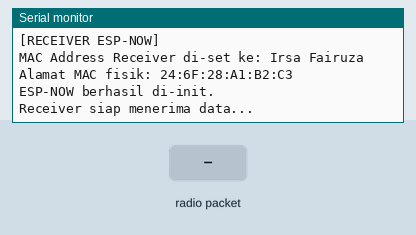
Recording of a program running on a simulated ESP32. On the bench: the last lines printed to the serial monitor. The test bench sets the inputs (shaded band).

Above: at 1.2 s.
1.3 s: radio packet "1" arrives
At 2.5 s:
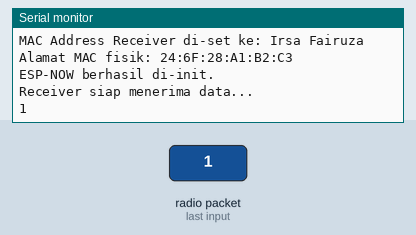
2.8 s: radio packet "0" arrives
At 3.8 s:
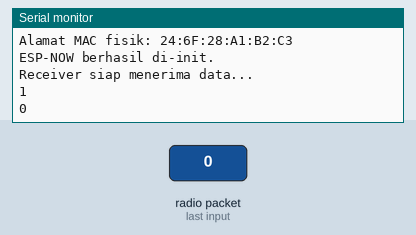
4.3 s: radio packet "2" arrives
At 5.0 s:
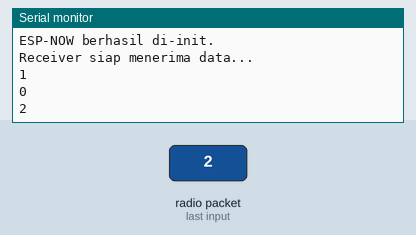

The program:

main.cpp
```cpp
#include <Arduino.h>
#include <EEPROM.h>
#include <WiFi.h>
#include <esp_err.h>
#include <esp_now.h>
#include <esp_wifi.h>

#define MAC_ADDRESS_LENGTH 6
#define MAC_ADDRESS_TOTAL 12

uint8_t mac_addresses[MAC_ADDRESS_TOTAL][MAC_ADDRESS_LENGTH] = {
    {0x24, 0x0A, 0xC4, 0x0A, 0x10, 0x10},  // Fauzan Firdaus
    {0x24, 0x0A, 0xC4, 0x0A, 0x10, 0x11},  // Africha Sekar wangi
    {0x24, 0x0A, 0xC4, 0x0A, 0x11, 0x10},  // Rafaina Erin Sadia
    {0x24, 0x0A, 0xC4, 0x0A, 0x11, 0x11},  // Antonius Michael Yordanis Hartono
    {0x24, 0x0A, 0xC4, 0x0A, 0x12, 0x10},  // Dinda Sofi Azzahro
    {0x24, 0x0A, 0xC4, 0x0A, 0x12, 0x11},  // Muhammad Fahmi Ilmi
    {0x24, 0x0A, 0xC4, 0x0A, 0x13, 0x10},  // Dhanishara Zaschya Putri Syamsudin
    {0x24, 0x0A, 0xC4, 0x0A, 0x13, 0x11},  // Irsa Fairuza
    {0x24, 0x0A, 0xC4, 0x0A, 0x14, 0x10},  // Revalinda Bunga Nayla Laksono
    {0x24, 0x0A, 0xC4, 0x0A, 0x21, 0x11},  // BISMA
    {0x24, 0x0A, 0xC4, 0x0A, 0x21, 0x10},  // JSON
    {0x24, 0x0A, 0xC4, 0x0A, 0x20, 0x11},  // FARUG
};

const char* mac_names[MAC_ADDRESS_TOTAL] = {
    "Fauzan Firdaus",                      // 0
    "Africha Sekar Wangi",                 // 1
    "Rafaina Erin Sadia",                  // 2
    "Antonius Michael Yordanis Hartono",   // 3
    "Dinda Sofi Azzahro",                  // 4
    "Muhammad Fahmi Ilmi",                 // 5
    "Dhanishara Zaschya Putri Syamsudin",  // 6
    "Irsa Fairuza",                        // 7
    "Revalinda Bunga Nayla Laksono",       // 8
    "BISMA",                               // 9
    "JSON",                                // 10
    "FARUG",                               // 11
};

typedef enum {
    FAUZAN_FIRDAUS = 0,
    AFRICHA_SEKAR_WANGI,
    RAFAINA_ERIN_SADIA,
    ANTONIUS_MICHAEL_YORDANIS_HARTONO,
    DINDA_SOFI_AZZAHRO,
    MUHAMMAD_FAHMI_ILMI,
    DHANISHARA_ZASCHYA_PUTRI_SYAMSUDIN,
    IRSA_FAIRUZA,
    REVALINDA_BUNGA_NAYLA_LAKSONO,
    BISMA,
    JSON,
    FARUG,
} ADDRESS_ASSIGNMENT;

ADDRESS_ASSIGNMENT MY_ADDRESS = IRSA_FAIRUZA;

// Fungsi yang bakal otomatis berjalan setiap kali ada data ESP-NOW masuk
void OnDataRecv(const uint8_t *mac_addr, const uint8_t *incomingData, int len) {
    // INI NAMPILIN HURUF (W)
    Serial.println((char)incomingData[0]);
}

void setup() {
    Serial.begin(115200);
    Serial.println("\n[RECEIVER ESP-NOW]");
    // Set mode wifi
    WiFi.mode(WIFI_STA);

    // Set MAC ADDRES ku
    if (esp_wifi_set_mac(WIFI_IF_STA, mac_addresses[MY_ADDRESS]) != ESP_OK) {
        Serial.println("Error mengubah MAC address");
        return;
    }
    Serial.print("MAC Address Receiver di-set ke: ");
    Serial.println(mac_names[MY_ADDRESS]);
    Serial.print("Alamat MAC fisik: ");
    Serial.println(WiFi.macAddress());

    //inisialisasi esp now
    if (esp_now_init() != ESP_OK) {
        Serial.println("Error inisialisasi ESP-NOW");
        return;
    }
    Serial.println("ESP-NOW berhasil di-init.");

    // DAFTARKAN FUNGSI "KOTAK SURAT" (CALLBACK)
    // "Tolong, kalau ada data masuk, panggil fungsi OnDataRecv"
    esp_now_register_recv_cb(OnDataRecv);
    Serial.println("Receiver siap menerima data...");
}

void loop() {
    // Tidak perlu melakukan apa-apa di loop
    // ESP-NOW bekerja di latar belakang (via interrupt)
    delay(1000);
}
```

Measured:
- after the input at 1.3 s, the serial monitor: prints a new line at once (image 1)
- after the input at 2.8 s, the serial monitor: prints a new line at once (image 2)
- after the input at 4.3 s, the serial monitor: prints a new line at once (image 3)
